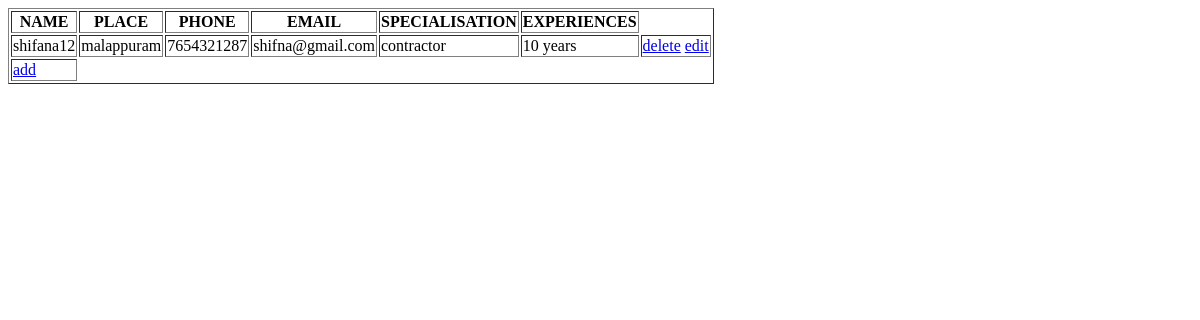
/contractor, run on an earlier commit of the app's database.
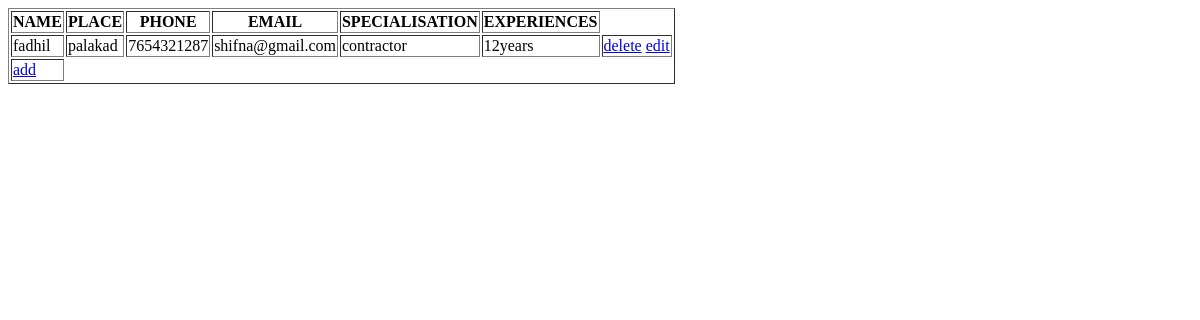
And on a later commit of the database.
### road_potholeapp/models.py (models this page shows)
class Contractortable(models.Model):
    name=models.CharField(max_length=200, null=True, blank=True)
    place=models.CharField(max_length=200, null=True, blank=True)
    phone=models.BigIntegerField(null=True, blank=True)
    email=models.CharField(max_length=200, null=True, blank=True)
    specialisation=models.CharField(max_length=200, null=True, blank=True)
    experience=models.CharField(max_length=200, null=True, blank=True)
    login=models.ForeignKey(Logintable, on_delete=models.CASCADE, null=True, blank=True)

### road_potholeapp/views.py (the view)
# urls.py: path('contractor',ContractorView.as_view(),name='contractor'),
class ContractorView(View):
    def get(self,request):
        obj = Contractortable.objects.all()
        return render(request, 'contracter.html',{'val': obj})

### templates/contracter.html (shortened to what this page needs)
<html>
    <!DOCTYPE html>
<html lang="en">
<head>
</head>
<body>
    <table border="1">
        <tr>
            <th>NAME</th>
            <th>PLACE</th>
            <th>PHONE</th>
            <th>EMAIL</th>
            <th>SPECIALISATION</th>
            <th>EXPERIENCES</th>
        </tr>
         {% for i in val %}
        <tr>
            <td>{{i.name}}</td>
            <td>{{i.place}}</td>
            <td>{{i.phone}}</td>
            <td>{{i.email}}</td>
            <td>{{i.specialisation}}</td>
            <td>{{i.experience}}</td>
          <td>
            <a href="DeleteContractor/{{i.login.id}}">delete</a>
            <a href="EditContractor/{{i.id}}">edit</a>
        </td>
        </tr>
         {% endfor %}
         <tr colspan="5" >
            <td>
                <a href="/addcontactor">add</a>
            </td>
         </tr>
    </table>
</body>
</html>

What changed in the data, as far as the page shows it:
removed Contractortable: name "shifana12", place "malappuram", phone "7654321287", email "shifna@gmail.com", specialisation "contractor", experience "10 years"
added Contractortable: name "fadhil", place "palakad", phone "7654321287", email "shifna@gmail.com", specialisation "contractor", experience "12years"
